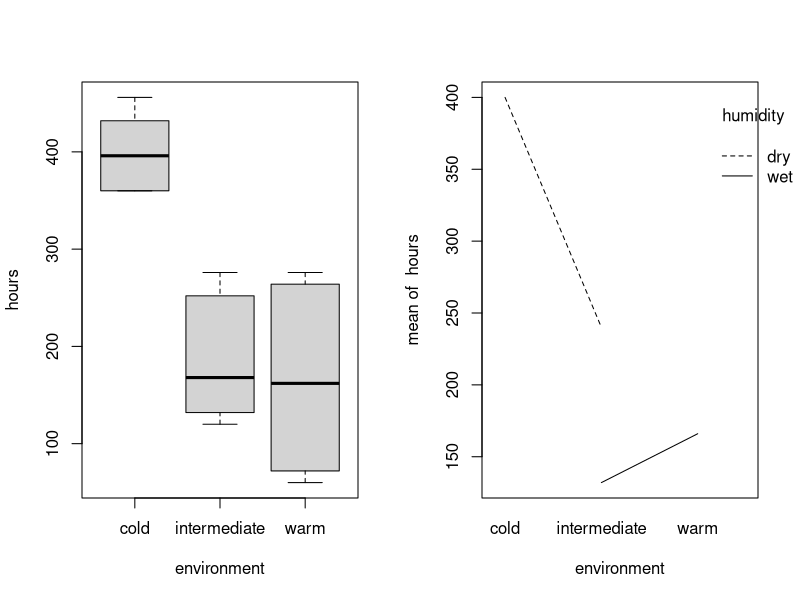
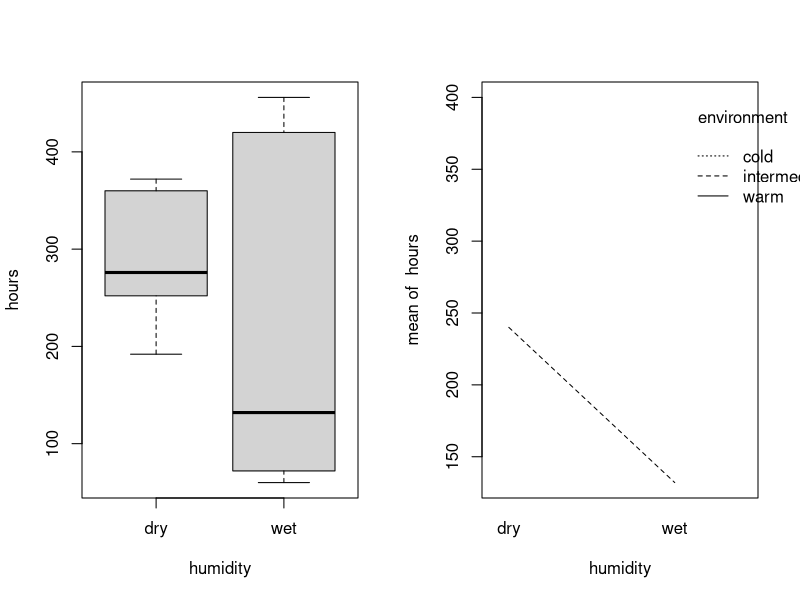

Here is the R script that generated these plots, in order:
## ---- chunk 1
knitr::opts_chunk$set(fig.height = 2.5)
## ---- chunk 2
bread = read.table(file = 'data/bread.txt', header = TRUE)
## ---- chunk 3
# The randomization process for 18 slices
# Take hours column from the data
hours = as.vector(as.matrix(bread$hours))
# Create environment column
environment = rep(c('cold', 'intermediate', 'warm'), each = 6)
# Create humidity column
humidity = rep(c('dry', 'wet'), each = 9)
# Converting to data frame
data.frame(cbind(hours, environment, humidity))
## ---- chunk 4
# Divide into two columns
par(mfrow=c(1, 2))
# Boxplot vs interaction plot in hours~environment
boxplot(hours~environment, data = bread)
interaction.plot(environment, humidity, hours, fixed = TRUE)
# Boxplot vs interaction plot in hours~humidity
boxplot(hours~humidity, data = bread)
interaction.plot(humidity, environment, hours, fixed = TRUE)
## ---- chunk 5
# Creating linear model and ANOVA test
breadaov = lm(hours~environment*humidity, data = bread); anova(breadaov)
p_interaction = anova(breadaov)$Pr[3]
